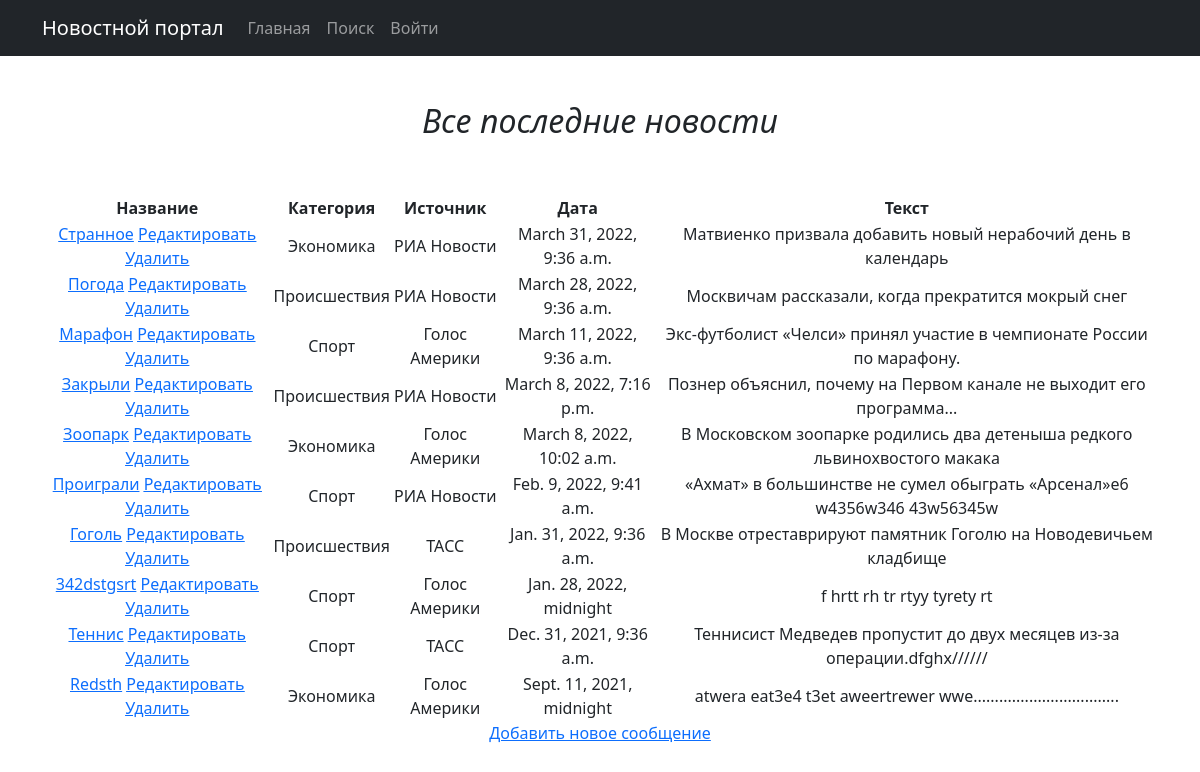
Page /news/ on the committed database.
### news/models.py (models this page shows, shortened)
class Post(models.Model):
    name = models.CharField(max_length=64)
    description = models.TextField()
    date = models.DateTimeField()
    category = models.ForeignKey('category', on_delete=models.CASCADE)
    source = models.ForeignKey('source', on_delete=models.CASCADE)

class Category(models.Model):
    name = models.CharField(max_length=64)
    subscribers = models.ManyToManyField(User, )

class Source(models.Model):
    name = models.CharField(max_length=64)
    def __str__(self):
        return f'{self.name}'

### news/views.py (the view, shortened to what this page needs)
# urls.py: path('', PostList.as_view()),
class PostList(ListView):
    model = Post
    template_name = 'news.html'
    context_object_name = 'posts'
    ordering = ['-date']
    paginate_by = 100
    def get_context_data(self, **kwargs):
        context = super().get_context_data(**kwargs)
        context['filter'] = PostFilter(self.request.GET, queryset=self.get_queryset())
        context['categories'] = Category.objects.all()
        context['form'] = PostForm()
        return context

### templates/news.html (shortened to what this page needs)
{% extends 'flatpages/default.html' %}
{% block content %}
<h2>&nbsp;</h2>
<h2><i>Все последние новости</i></h2>
<h2>&nbsp;</h2>
<table>
    <thead>
        <th>
            Название
        </th>
        <th>
            Категория
        </th>
        <th>
            Источник
        </th>
        <th>
            Дата
        </th>
        <th>
            Текст
        </th>
    </thead>
    {% for post in posts %}
    <tr>
        <td>
            <a href="{% url 'post_detail' post.id %}">{{ post.name|title }}</a>
            <a href="{% url 'post_update' post.id %}"><u>Редактировать</u></a>
            <a href="{% url 'post_delete' post.id %}"><u> Удалить </u></a>
        </td>
        <td>
            {{ post.category.name|title }}
        </td>
        <td>
            {{ post.source }}
        </td>
        <td>
            {{ post.date }}
        </td>
        <td>
            {{ post.description|truncatewords:284 }}
        </td>
    </tr>
    {% endfor %}
</table>
<a href="{% url 'post_create' %}">Добавить новое сообщение</a> <br>
<br>
{% endblock content %}

### templates/flatpages/default.html (shortened to what this page needs)
<!DOCTYPE html>
<html lang="en">
    <head>
        {%load static %}
        <link href="{% static 'css/styles.css' %}" rel="stylesheet" />
    </head>
    <body>
        <nav class="navbar navbar-expand-lg navbar-dark bg-dark static-top">
            <div class="container">
                <a class="navbar-brand" href="#">Новостной портал</a>
            <div class="collapse navbar-collapse" id="navbarResponsive">
                <ul class="navbar-nav ml-auto">
                    <li class="nav-item active">
                        <a class="nav-link" href="/news/">Главная
                        </a>
                    </li>
                    <li class="nav-item">
                           <a class="nav-link" href="/news/search/">Поиск</a>
                    <li class="nav-item active">
                        <a class="nav-link" href="/sign/login/">Войти
                        </a>
                    </li>
                </ul>
            </div>
            </div>
    </nav>
        <div class="container">
            <div class="row">
                <div class="col-lg-12 text-center">
                    {% block content %}{% endblock content %}
                </div>
            </div>
        </div>
    </body>
</html>

### rows in the picture
Post: name "Странное", category.name "Экономика", source "РИА Новости", date "March 31, 2022, 9:36 a.m.", description "Матвиенко призвала добавить новый нерабочий день в календарь"
Post: name "Погода", category.name "Происшествия", source "РИА Новости", date "March 28, 2022, 9:36 a.m.", description "Москвичам рассказали, когда прекратится мокрый снег"
Post: name "Марафон", category.name "Спорт", source "Голос Америки", date "March 11, 2022, 9:36 a.m.", description "Экс-футболист «Челси» принял участие в чемпионате России по марафону."
Post: name "Закрыли", category.name "Происшествия", source "РИА Новости", date "March 8, 2022, 7:16 p.m.", description "Познер объяснил, почему на Первом канале не выходит его программа..."
Post: name "Зоопарк", category.name "Экономика", source "Голос Америки", date "March 8, 2022, 10:02 a.m.", description "В Московском зоопарке родились два детеныша редкого львинохвостого макака"
Post: name "Проиграли", category.name "Спорт", source "РИА Новости", date "Feb. 9, 2022, 9:41 a.m.", description "«Ахмат» в большинстве не сумел обыграть «Арсенал»e6 w4356w346 43w56345w"
Post: name "Гоголь", category.name "Происшествия", source "ТАСС", date "Jan. 31, 2022, 9:36 a.m.", description "В Москве отреставрируют памятник Гоголю на Новодевичьем кладбище"
Post: name "342dstgsrt", category.name "Спорт", source "Голос Америки", date "Jan. 28, 2022, midnight", description "f hrtt rh tr rtyy tyrety rt"
Post: name "Теннис", category.name "Спорт", source "ТАСС", date "Dec. 31, 2021, 9:36 a.m.", description "Теннисист Медведев пропустит до двух месяцев из-за операции.dfghx//////"
Post: name "Redsth", category.name "Экономика", source "Голос Америки", date "Sept. 11, 2021, midnight", description "atwera eat3e4 t3et aweertrewer wwe.................................."
